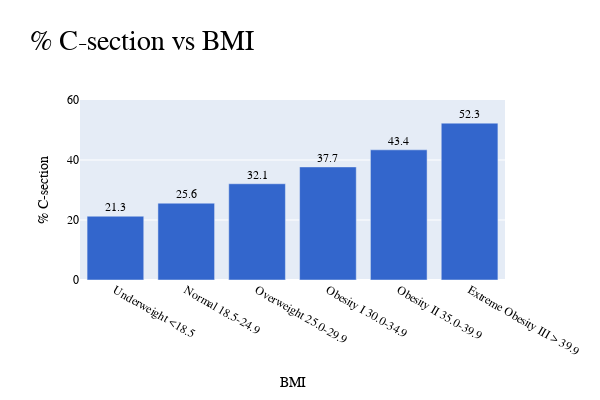

Notebook code cell kept with this figure:
### Code cell
CSection_vs_BMI =  {
"Underweight <18.5            ":    21.262,
"Normal 18.5-24.9             ":    25.606,
"Overweight 25.0-29.9         ":    32.080,
"Obesity I 30.0-34.9          ":    37.693,
"Obesity II 35.0-39.9         ":    43.392,
"Extreme Obesity III > 39.9   ":    52.289,
}

dict_name = CSection_vs_BMI
x_value = 'BMI'
y_value = '% C-section'
TITLE_name = y_value  + " vs " + x_value

# Convert dictionary to Pandas DataFrame
df = pd.DataFrame.from_dict(dict_name, orient='index', columns=[y_value])

# Reset the index to create a 'Age' column
df = df.reset_index().rename(columns={'index': x_value})

HEIGHT=400
WIDTH=600

# Create a bar graph using function plot_bar_graph that internally calls plotly
fig = plot_bar_graph(x_value, y_value, TITLE_name, df, HEIGHT, WIDTH, 0, 60)

fig.show()

### Figure 1 — Plotly figure (JSON) as saved in the notebook; plotly's stock layout.template omitted (floating-point values rounded to 4 significant figures)
{"data": [{"alignmentgroup": "True", "cliponaxis": false, "hovertemplate": "BMI=%{x}<br>% C-section=%{y}<extra></extra>", "legendgroup": "", "marker": {"color": "#3366CC", "pattern": {"shape": ""}}, "name": "", "offsetgroup": "", "orientation": "v", "showlegend": false, "textangle": 0, "textfont": {"size": 12}, "textposition": "outside", "texttemplate": "%{y:.3s}", "type": "bar", "x": ["Underweight <18.5            ", "Normal 18.5-24.9             ", "Overweight 25.0-29.9         ", "Obesity I 30.0-34.9          ", "Obesity II 35.0-39.9         ", "Extreme Obesity III > 39.9   "], "xaxis": "x", "y": [21.26, 25.61, 32.08, 37.69, 43.39, 52.29], "yaxis": "y"}], "layout": {"barmode": "relative", "font": {"color": "black", "family": "Verdana"}, "height": 400, "legend": {"title": {"font": {"color": "black"}}, "tracegroupgap": 0}, "title": {"font": {"color": "black", "family": "Verdana", "size": 28}, "text": "% C-section vs BMI"}, "width": 600, "xaxis": {"anchor": "y", "domain": [0, 1], "title": {"text": "BMI"}}, "yaxis": {"anchor": "x", "domain": [0, 1], "range": [0, 60], "title": {"text": "% C-section"}}}}
